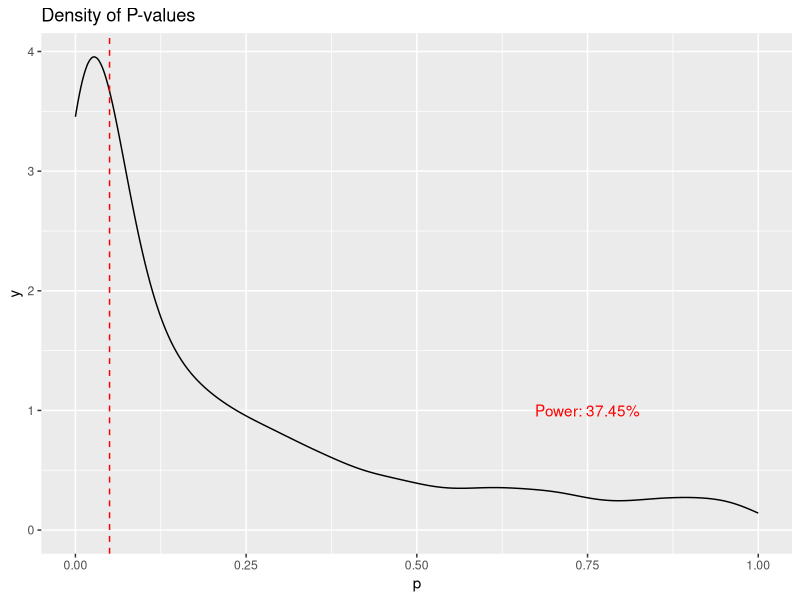
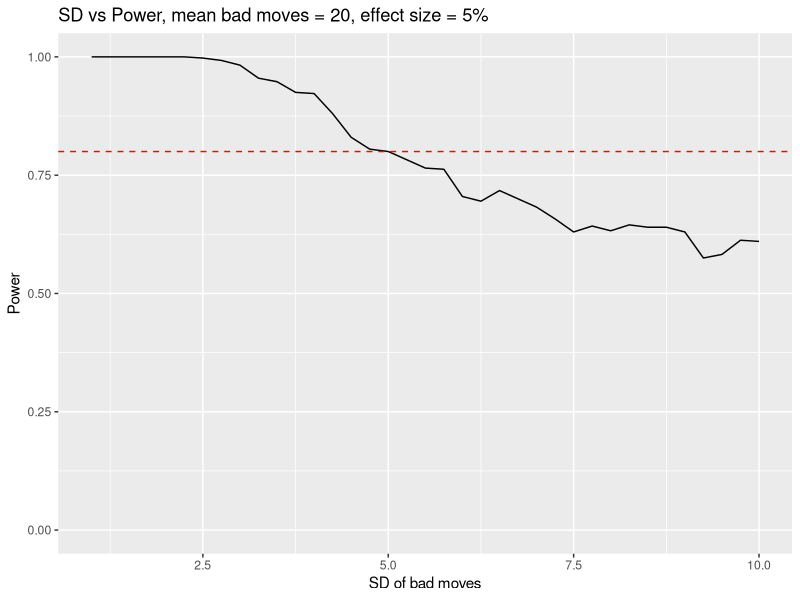

Write the R code that produced these figures, in order.
## ---- chunk 1
library(data.table)
library(sandwich)
library(lmtest)
library(ggplot2)
library(knitr)
library(tidyverse)
## ---- chunk 2
simulate_regression <- function(recruits, mean_bad_moves, effect_size, sd_bad_moves){
    
    d <- data.table(
      n = 1:recruits
    )
    
    half_recruits <- floor(recruits/2)
    
    ## no treatment data 
    d_1 <- data.table(
      id    = 1:half_recruits, 
      treat = 0
    )
        ## assign num bad moves to treatment group
    d_1[ , Bad_moves := rnorm(.N, mean=mean_bad_moves, sd=sd_bad_moves)]
    
    ## treatment data 
    d_2 <- data.table(
      id    = (half_recruits+1):recruits, 
      treat = 1
    )
        ## assign num bad moves to treatment group
    d_2[ , Bad_moves := rnorm(.N, mean=mean_bad_moves*(1+effect_size), sd=sd_bad_moves)]
    
    ## Stack data frames 
    d <- rbind(d_1, d_2)
    
    model_1    <- lm(Bad_moves ~ treat, data = d)
    anova_m1 <- anova(model_1)
    
    return(anova_m1$`Pr(>F)`)
    
    }

model_1 <- simulate_regression(500, 20, .1, 5)
## Look at size of standard errors in this difference in difference: 
# summary(model_1)
# anova_m1 <- anova(model_1)
# stargazer::stargazer(
#   model_1,
#   type = 'text'
# )


## ---- chunk 3
# function(recruits, mean_bad_moves, effect_size , sd_bad_moves)
p_vals <- replicate(2000, simulate_regression(500, 30, .05, 10))
p_vals <- as.data.frame(p_vals)
p_vals <- p_vals[1,]
p_vals <- t(p_vals)
rownames(p_vals)<-NULL
colnames(p_vals)[1] ="p"
p_vals <- data.frame(p_vals)
## ---- chunk 4
# hist(p_vals, xlim = c(0,1))

under_0.05 <- mean(p_vals < 0.05)

ggplot(data = p_vals, aes(x=p)) + 
  geom_density() +
  xlim(0,1) + 
  annotate("text", x = 0.75, y = 1, , color = "red", label = paste("Power: ", paste(under_0.05*100, "%",sep=""), sep="")) +
  geom_vline(xintercept = 0.05, color = "red", linetype="dashed") +
  ggtitle("Density of P-values")

## ---- chunk 5
# simulate_regression <- function(recruits, mean_bad_moves, effect_size, sd_bad_moves)

steps <- seq(1, 10, by=.25)
power_list <- data.frame()

for (step in steps){
  p_vals <- replicate(200, simulate_regression(500, 20, .05, step))
  power <- length(p_vals[p_vals < 0.05])/length(p_vals)
  power_list <- rbind(power_list, power)
}

b <- bind_cols(power_list, steps)
colnames(b) <- c("y", "x")
ggplot(b,aes(x=x, y=y)) + 
  geom_line() + 
  ylim(0,1) + 
  xlab("SD of bad moves") + 
  ylab("Power") + 
  geom_hline(yintercept = 0.8, color = "red", linetype="dashed") +
  ggtitle("SD vs Power, mean bad moves = 20, effect size = 5%")


print(b)
